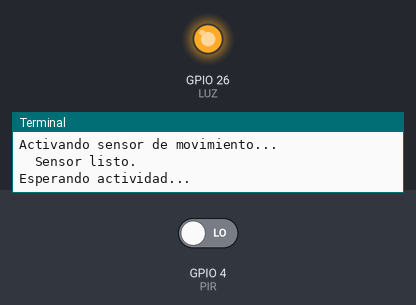
The program below on a simulated Raspberry Pi (BCM pin numbers). On the bench: output pins drawn as LEDs (lit = HIGH), the last lines printed to the terminal. The test bench sets the inputs (shaded band); at power-on: GPIO 4 (PIR) LOW. The clock reads 2024-03-15 10:24:30 at power-on unless the program sets it; camera commands give no picture and take their timeout (5 s if none is given; 1 s for webcam tools).

Above: at 1.2 s.
1.3 s: GPIO 4 (PIR) driven HIGH
At 1.6 s:
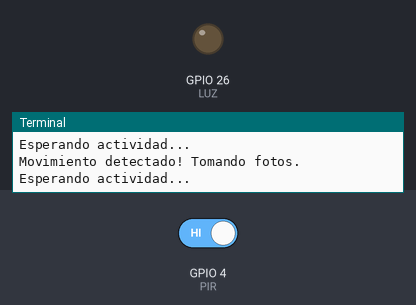
Timing chart, 0 to 4.3 s (numbered marks = the images above; inputs shaded):
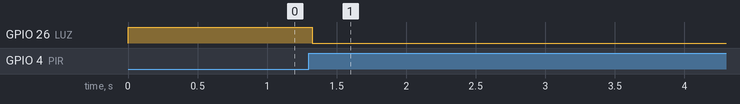

The program:

spibox.py
```python
# Activa el detector de movimiento de SPiBox en el PIN 4
# Conecta el rele al PIN 26 de la Raspberry
# Al recibir aviso de movimiento saca una foto y activa el interruptor o luz

# PENDIENTE
#

import time
import datetime
import subprocess
import os
import RPi.GPIO as GPIO

def get_file_name():
    return datetime.datetime.now().strftime("%Y-%m-%d_%H.%M.%S")

PIR = 4
LUZ = 26
def photo():
    for i in range(1,2):
        capturename = get_file_name()
        print('Movimiento detectado! Tomando fotos.')
        cmd="raspistill -w 640 -h 480 -n -t 10 -q 10 -e jpg -th none -o /home/pi/SPiBox/capturas/" + capturename+"_%d.jpg" % (i)
        camerapid = subprocess.call(cmd,shell=True)

GPIO.setmode(GPIO.BCM)
GPIO.setup(PIR, GPIO.IN, GPIO.PUD_DOWN)
#GPIO.setup(LUZ, GPIO.OUT)
GPIO.setup(LUZ, GPIO.OUT, initial=1)    # set initial value option (1 or 0)
try:
    print "Activando sensor de movimiento..."

    # Loop until PIR indicates nothing is happening
    while GPIO.input(PIR)==1:
        Current_State  = 0

    print "  Sensor listo."

    while True:
        print('Esperando actividad...')
        GPIO.wait_for_edge(PIR,GPIO.RISING)
        photo()
	# Enciendo la luz -> puedo llamar a una fucncion
	GPIO.output(LUZ, GPIO.LOW)		# De momento no funciona

except KeyboardInterrupt:
  print "  Programa desactivado."
  # Reset GPIO
  GPIO.cleanup()
```

Measured:
- after the input at 1.3 s, GPIO 26 (LUZ): HIGH → LOW at once
